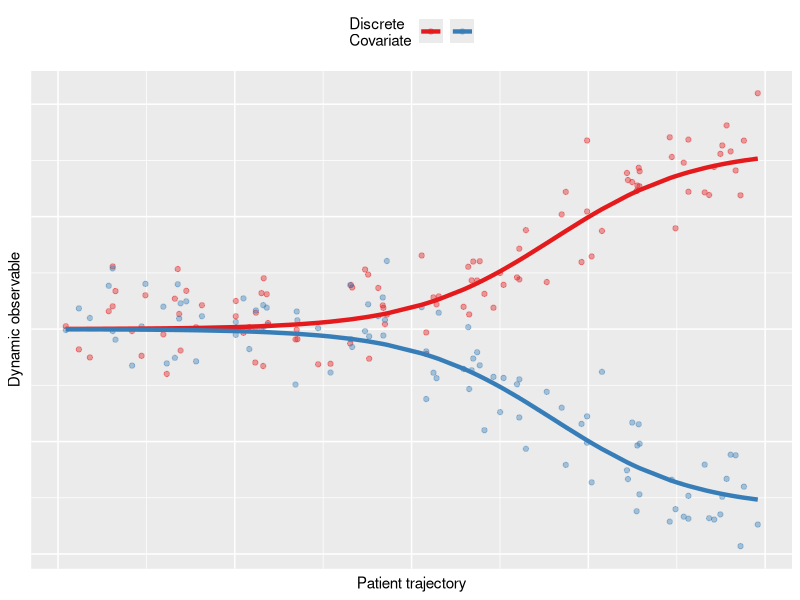
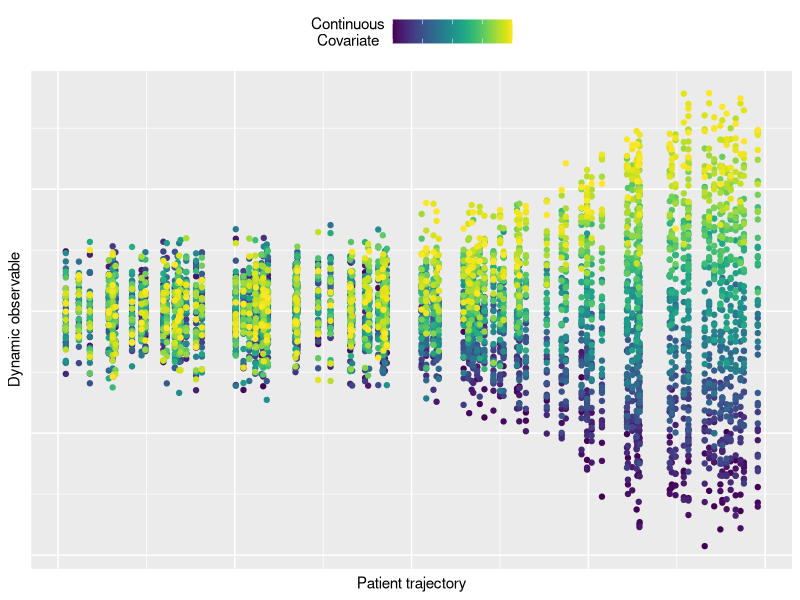
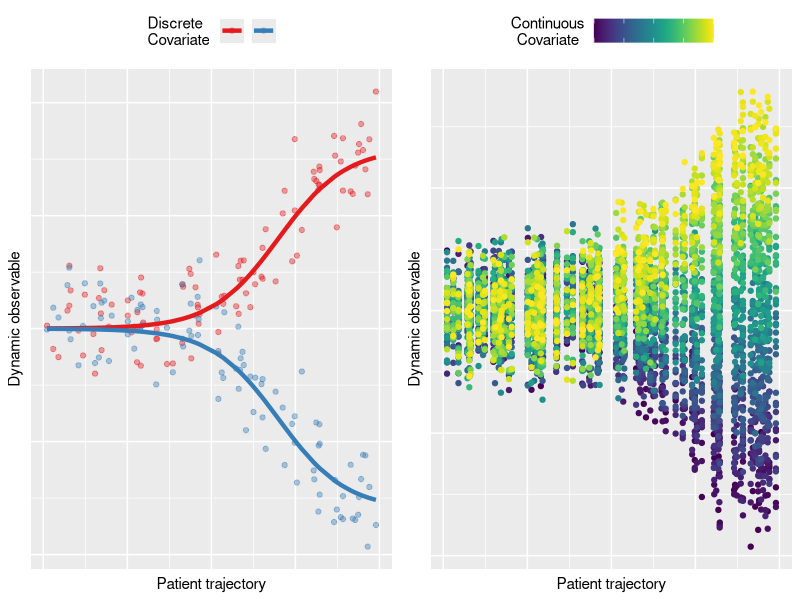

The R script that drew these images, in order: (Note: this script raises an error after producing the figures.)
library(tidyverse)
library(viridis)
library(cowplot)

sigmoid <- function(pst, mu0, k, t0) 2 * mu0 / (1 + exp(-k*(pst - t0)))
linear <- function(pst, c, k) c + k*pst

N <- 100

pst <- runif(N)


# Discrete case -----------------------------------------------------------

df_discrete_predicted <- data_frame(
  pst = pst,
  x1 = sigmoid(pst, 2, 10, 0.7),
  x2 = sigmoid(pst, -2, 10, 0.7)
)

df_discrete_noise <- mutate(df_discrete_predicted,
                      x1 = rnorm(length(x1), x1, .6),
                      x2 = rnorm(length(x2), x2, .6))

df_pred <- gather(df_discrete_predicted, covariate, y, -pst) %>% arrange(pst)
df_noise <- gather(df_discrete_noise, covariate, y, -pst)


ggplot(df_pred, aes(x = pst, y = y, color = covariate)) +
  geom_point(data = df_noise, alpha = 0.4) +
  geom_line(size = 1.5) +
  scale_color_brewer(name = "Discrete\nCovariate", palette = "Set1") +
  xlab("Patient trajectory") + ylab("Dynamic observable") +
  theme(legend.text = element_blank(), legend.direction = "horizontal",
        legend.position = "top", axis.text = element_blank(),
        axis.ticks = element_blank(), axis.title = element_text(size = 11))

discrete_plot <- last_plot()



# Continuous case ---------------------------------------------------------

mu0 <- seq(-2, 2, length.out = 50)

df_conts <- lapply(mu0, function(m0) {
  data_frame(
    pst = pst,
    y = sigmoid(rnorm(length(pst), pst, 0.01), m0, 10, 0.7),
    mu0 = m0
  )
})

dfc <- bind_rows(df_conts)

dfc_noise <- mutate(dfc, y = rnorm(length(y), y, .6))

dfc %>% arrange(mu0, pst) %>% 
  ggplot(aes(x = pst, y = y, group = mu0, color = mu0)) +
  geom_point(data = dfc_noise) +
  # geom_line(size = 1.5) + 
  scale_color_viridis(name = "Continuous\nCovariate") +
  theme(legend.text = element_blank(), legend.direction = "horizontal",
        legend.title = element_text(hjust = 0.5),
        legend.position = "top", axis.text = element_blank(),
        axis.ticks = element_blank(), axis.title = element_text(size = 11)) +
  xlab("Patient trajectory") + ylab("Dynamic observable")

continuous_plot = last_plot()

plot_grid(discrete_plot, continuous_plot)

phenotime_diagram <- last_plot()

save(phenotime_diagram, file = "../figs/phenotime_diagram.Rdata")
ggsave("../figs/phenotime_diagram.png", width = 9, height = 3)



# Linear discrete ---------------------------------------------------------

df_discrete <- data_frame(
  pst = pst,
  x1 = linear(pst, 2, -2),
  x2 = linear(pst, 2, 0)
)

gather(df_discrete, covariate, y, -pst) %>% 
  arrange(pst) %>% 
  ggplot(aes(x = pst, y = y, color = covariate)) +
  geom_line(size = 1.5) +
  scale_color_brewer(name = "Discrete\nCovariate (x)", palette = "Set1") +
  xlab("Patient trajectory (z)") + ylab("Dynamic observable (y)") +
  theme(legend.text = element_blank(), legend.direction = "horizontal",
        legend.position = "top", axis.text = element_blank(),
        axis.ticks = element_blank(), axis.title = element_text(size = 11))

discrete_plot <- last_plot()


# Continuous linear -------------------------------------------------------


ks <- seq(-2, 2, length.out = 100)

df_conts <- lapply(ks, function(k) {
  data_frame(
    pst = pst,
    y = linear(pst, 0, k),
    k = k
  )
})

dfc <- bind_rows(df_conts)

dfc %>% arrange(k, pst) %>% 
  ggplot(aes(x = pst, y = y, group = k, color = k)) +
  geom_line(size = 1.5) + scale_color_viridis(name = "Continuous\nCovariate (x)") +
  theme(legend.text = element_blank(), legend.direction = "horizontal",
        legend.title = element_text(hjust = 0.5),
        legend.position = "top", axis.text = element_blank(),
        axis.ticks = element_blank(), axis.title = element_text(size = 11)) +
  xlab("Patient trajectory (z)") + ylab("Dynamic observable (y)")

continuous_plot = last_plot()

plot_grid(discrete_plot, continuous_plot)

phenotime_diagram_linear <- last_plot()

save(phenotime_diagram_linear, file = "../figs/phenotime_diagram_linear.Rdata")
ggsave("../figs/phenotime_diagram_linear.png", width = 9, height = 3)
  
  